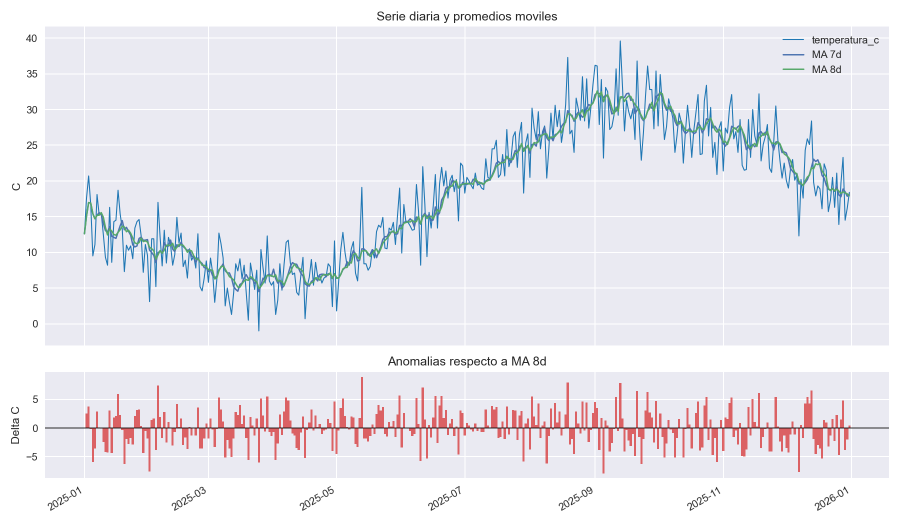
#> input picture day47/temperaturas_temperatura.png, 1800 x 1050 px (shown at 1/2 size)
$ python ascii_art_generator.py
#> lines starting #> are read from the running program, lines starting #| are printed output that depends on the picture
"""
Generador simple de arte ASCII para terminal.
Pide una ruta de imagen, la redimensiona si es grande y guarda el
resultado en un archivo .txt en la misma carpeta.
"""

from __future__ import annotations

import sys
from pathlib import Path
from typing import Iterable, List

try:
    from PIL import Image
except ImportError:  # pragma: no cover - se alerta al usuario en tiempo de ejecucion
    print("Necesitas instalar Pillow primero: pip install pillow")
    sys.exit(1)

# Cuanto mas corta sea la cadena, mas contrastado el resultado.
PALETTE = "@%#*+=-:. "
MAX_WIDTH = 120
MAX_HEIGHT = 120
# Ajuste porque los caracteres son mas altos que anchos en la terminal.
HEIGHT_ADJUST = 0.55


def prompt_image_path() -> Path:
    """Solicita al usuario la ruta de la imagen y valida su existencia."""
    while True:
        ruta = input("Ruta de la imagen: ").strip().strip('"')
        if not ruta:
            print("Ingresa una ruta valida.")
            continue
        imagen_path = Path(ruta).expanduser()
        if imagen_path.is_file():
            return imagen_path
        print("No se encontro el archivo, intenta de nuevo.")
#> this loop made 1 pass; the answer given on pass 1: ../day47/temperaturas_temperatura.png
#> in main, original is the input picture: PIL image 1800x1050 RGBA; mean R, G, B, A 233, 232.3, 238.8, 255


def prompt_output_name(carpeta: Path, base: str) -> Path:
    """Pide un nombre de archivo sin extension y devuelve la ruta final .txt."""
    while True:
        nombre = input("Nombre para el archivo ASCII (sin extension): ").strip()
        if not nombre:
            print("El nombre no puede estar vacio.")
            continue
        destino = carpeta / f"{nombre}.txt"
        if destino.exists():
            sobreescribir = input(
                "El archivo ya existe. Sobrescribir? (s/n): "
            ).strip().lower()
            if sobreescribir != "s":
                continue
        return destino


def resize_for_terminal(img: Image.Image) -> Image.Image:
    """Redimensiona manteniendo proporcion y limitando el tamano."""
    ancho, alto = img.size
#> ancho = 1800; alto = 1050
    escala_w = MAX_WIDTH / ancho
#> escala_w = 0.0667
    escala_h = MAX_HEIGHT / alto
#> escala_h = 0.114
    escala = min(1.0, escala_w, escala_h)
#> escala = 0.0667

    nuevo_ancho = max(1, int(ancho * escala))
#> nuevo_ancho = 120
    # Ajuste de altura para que el ASCII no quede aplastado.
    nuevo_alto = max(1, int(alto * escala * HEIGHT_ADJUST))
#> nuevo_alto = 38
    return img.resize((nuevo_ancho, nuevo_alto))
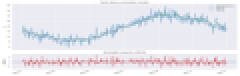
#> returned value: PIL image 120x38 RGBA (shown 2 times larger); mean R, G, B, A 233, 232.3, 238.8, 255


def pixel_to_char(pixel: int) -> str:
    """Mapea un valor de 0-255 al caracter correspondiente en la paleta."""
    escala = (len(PALETTE) - 1) / 255
    return PALETTE[int(pixel * escala)]


def image_to_ascii_lines(img: Image.Image) -> List[str]:
    """Convierte una imagen PIL a una lista de lineas de ASCII."""
    gray = img.convert("L")  # escala de grises
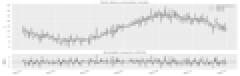
#> gray: PIL image 120x38 L (shown 2 times larger); min 141, max 255, mean 233.3
    pix = gray.load()
    ancho, alto = gray.size
#> ancho = 120; alto = 38
    lineas: List[str] = []
    for y in range(alto):
        fila = "".join(pixel_to_char(pix[x, y]) for x in range(ancho))
        lineas.append(fila)
    return lineas


def save_ascii(lines: Iterable[str], destino: Path) -> None:
    destino.write_text("\n".join(lines), encoding="utf-8")


def main() -> None:
    print("=== Generador de Arte ASCII (Day 57) ===")
    img_path = prompt_image_path()
    try:
        original = Image.open(img_path)
    except OSError as exc:  # archivo no es imagen
        print(f"No se pudo abrir la imagen: {exc}")
        return

    ajustada = resize_for_terminal(original)
    lineas = image_to_ascii_lines(ajustada)

    destino = prompt_output_name(img_path.parent, img_path.stem)
    save_ascii(lineas, destino)

    print(f"Listo! Archivo guardado en: {destino}")
    print("Puedes abrirlo con cualquier editor de texto.")


if __name__ == "__main__":
#> (the run stopped early here; a loop or call above may not have finished)
